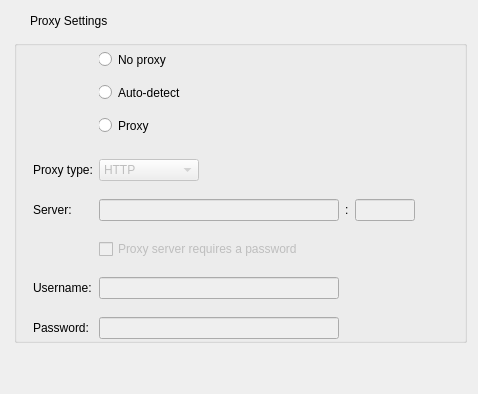
     <widget class="QWidget" name="pProxies">
      <property name="sizePolicy">
       <sizepolicy hsizetype="Preferred" vsizetype="Maximum">
        <horstretch>0</horstretch>
        <verstretch>0</verstretch>
       </sizepolicy>
      </property>
      <layout class="QVBoxLayout" name="verticalLayout_11">
       <property name="spacing">
        <number>12</number>
       </property>
       <property name="leftMargin">
        <number>14</number>
       </property>
       <property name="topMargin">
        <number>14</number>
       </property>
       <item>
        <widget class="QLabel" name="label_8">
         <property name="sizePolicy">
          <sizepolicy hsizetype="Preferred" vsizetype="Maximum">
           <horstretch>0</horstretch>
           <verstretch>0</verstretch>
          </sizepolicy>
         </property>
         <property name="focusPolicy">
          <enum>Qt::StrongFocus</enum>
         </property>
         <property name="styleSheet">
          <string notr="true">padding-left: 13px;</string>
         </property>
         <property name="text">
          <string>Proxy Settings</string>
         </property>
        </widget>
       </item>
       <item>
        <widget class="QGroupBox" name="gProxy">
         <property name="sizePolicy">
          <sizepolicy hsizetype="Preferred" vsizetype="Maximum">
           <horstretch>0</horstretch>
           <verstretch>0</verstretch>
          </sizepolicy>
         </property>
         <property name="title">
          <string/>
         </property>
         <property name="flat">
          <bool>true</bool>
         </property>
         <layout class="QGridLayout" name="gridLayout_2">
          <property name="sizeConstraint">
           <enum>QLayout::SetDefaultConstraint</enum>
          </property>
          <property name="leftMargin">
           <number>16</number>
          </property>
          <property name="topMargin">
           <number>0</number>
          </property>
          <property name="rightMargin">
           <number>9</number>
          </property>
          <property name="bottomMargin">
           <number>1</number>
          </property>
          <property name="horizontalSpacing">
           <number>6</number>
          </property>
          <property name="verticalSpacing">
           <number>18</number>
          </property>
          <item row="8" column="1">
           <widget class="QWidget" name="widget_13" native="true">
            <property name="styleSheet">
             <string notr="true">padding-left: -1px;
</string>
            </property>
            <layout class="QVBoxLayout" name="verticalLayout_19">
             <property name="spacing">
              <number>6</number>
             </property>
             <property name="leftMargin">
              <number>0</number>
             </property>
             <property name="topMargin">
              <number>0</number>
             </property>
             <property name="rightMargin">
              <number>0</number>
             </property>
             <property name="bottomMargin">
              <number>2</number>
             </property>
             <item>
              <widget class="QRadioButton" name="rNoProxy">
               <property name="minimumSize">
                <size>
                 <width>0</width>
                 <height>27</height>
                </size>
               </property>
               <property name="maximumSize">
                <size>
                 <width>16777215</width>
                 <height>27</height>
                </size>
               </property>
               <property name="focusPolicy">
                <enum>Qt::StrongFocus</enum>
               </property>
               <property name="text">
                <string>No proxy</string>
               </property>
              </widget>
             </item>
             <item>
              <widget class="QRadioButton" name="rProxyAuto">
               <property name="minimumSize">
                <size>
                 <width>0</width>
                 <height>27</height>
                </size>
               </property>
               <property name="maximumSize">
                <size>
                 <width>16777215</width>
                 <height>27</height>
                </size>
               </property>
               <property name="focusPolicy">
                <enum>Qt::StrongFocus</enum>
               </property>
               <property name="text">
                <string>Auto-detect</string>
               </property>
               <property name="checked">
                <bool>false</bool>
               </property>
              </widget>
             </item>
             <item>
              <widget class="QRadioButton" name="rProxyManual">
               <property name="minimumSize">
                <size>
                 <width>0</width>
                 <height>27</height>
                </size>
               </property>
               <property name="maximumSize">
                <size>
                 <width>16777215</width>
                 <height>27</height>
                </size>
               </property>
               <property name="focusPolicy">
                <enum>Qt::StrongFocus</enum>
               </property>
               <property name="styleSheet">
                <string notr="true"/>
               </property>
               <property name="text">
                <string>Proxy</string>
               </property>
              </widget>
             </item>
            </layout>
           </widget>
          </item>
          <item row="10" column="1">
           <widget class="QWidget" name="wProxyAddress" native="true">
            <property name="sizePolicy">
             <sizepolicy hsizetype="Preferred" vsizetype="Maximum">
              <horstretch>0</horstretch>
              <verstretch>0</verstretch>
             </sizepolicy>
            </property>
            <layout class="QHBoxLayout" name="horizontalLayout_8">
             <property name="leftMargin">
              <number>0</number>
             </property>
             <property name="topMargin">
              <number>0</number>
             </property>
             <property name="rightMargin">
              <number>0</number>
             </property>
             <property name="bottomMargin">
              <number>0</number>
             </property>
             <item>
              <widget class="QLineEdit" name="eProxyServer">
               <property name="enabled">
                <bool>false</bool>
               </property>
               <property name="minimumSize">
                <size>
                 <width>240</width>
                 <height>0</height>
                </size>
               </property>
               <property name="maximumSize">
                <size>
                 <width>240</width>
                 <height>16777215</height>
                </size>
               </property>
               <property name="inputMethodHints">
                <set>Qt::ImhUrlCharactersOnly</set>
               </property>
               <property name="text">
                <string/>
               </property>
              </widget>
             </item>
             <item>
              <widget class="QLabel" name="lProxyPortSeparator">
               <property name="text">
                <string notr="true">:</string>
               </property>
              </widget>
             </item>
             <item>
              <widget class="QLineEdit" name="eProxyPort">
               <property name="enabled">
                <bool>false</bool>
               </property>
               <property name="maximumSize">
                <size>
                 <width>60</width>
                 <height>16777215</height>
                </size>
               </property>
               <property name="inputMethodHints">
                <set>Qt::ImhDigitsOnly</set>
               </property>
               <property name="text">
                <string/>
               </property>
               <property name="alignment">
                <set>Qt::AlignCenter</set>
               </property>
              </widget>
             </item>
             <item>
              <spacer name="horizontalSpacer_4">
               <property name="orientation">
                <enum>Qt::Horizontal</enum>
               </property>
               <property name="sizeHint" stdset="0">
                <size>
                 <width>40</width>
                 <height>20</height>
                </size>
               </property>
              </spacer>
             </item>
            </layout>
           </widget>
          </item>
          <item row="12" column="0">
           <widget class="QLabel" name="lProxyUsername">
            <property name="focusPolicy">
             <enum>Qt::NoFocus</enum>
            </property>
            <property name="text">
             <string>Username:</string>
            </property>
           </widget>
          </item>
          <item row="13" column="0">
           <widget class="QLabel" name="lProxyPassword">
            <property name="sizePolicy">
             <sizepolicy hsizetype="Preferred" vsizetype="Preferred">
              <horstretch>0</horstretch>
              <verstretch>0</verstretch>
             </sizepolicy>
            </property>
            <property name="focusPolicy">
             <enum>Qt::NoFocus</enum>
            </property>
            <property name="text">
             <string>Password:</string>
            </property>
           </widget>
          </item>
          <item row="12" column="1">
           <widget class="QLineEdit" name="eProxyUsername">
            <property name="enabled">
             <bool>false</bool>
            </property>
            <property name="minimumSize">
             <size>
              <width>240</width>
              <height>0</height>
             </size>
            </property>
            <property name="maximumSize">
             <size>
              <width>240</width>
              <height>16777215</height>
             </size>
            </property>
            <property name="accessibleName">
             <string>Username:</string>
            </property>
            <property name="text">
             <string/>
            </property>
           </widget>
          </item>
          <item row="9" column="0">
           <widget class="QLabel" name="lProxyType">
            <property name="focusPolicy">
             <enum>Qt::StrongFocus</enum>
            </property>
            <property name="text">
             <string>Proxy type:</string>
            </property>
           </widget>
          </item>
          <item row="11" column="1">
           <widget class="QCheckBox" name="cProxyRequiresPassword">
            <property name="enabled">
             <bool>false</bool>
            </property>
            <property name="text">
             <string>Proxy server requires a password</string>
            </property>
           </widget>
          </item>
          <item row="9" column="1">
           <widget class="QComboBox" name="cProxyType">
            <property name="enabled">
             <bool>false</bool>
            </property>
            <property name="sizePolicy">
             <sizepolicy hsizetype="Maximum" vsizetype="Fixed">
              <horstretch>0</horstretch>
              <verstretch>0</verstretch>
             </sizepolicy>
            </property>
            <property name="minimumSize">
             <size>
              <width>100</width>
              <height>0</height>
             </size>
            </property>
            <property name="maximumSize">
             <size>
              <width>16777215</width>
              <height>16777215</height>
             </size>
            </property>
            <item>
             <property name="text">
              <string>HTTP</string>
             </property>
            </item>
           </widget>
          </item>
          <item row="13" column="1">
           <widget class="QLineEdit" name="eProxyPassword">
            <property name="enabled">
             <bool>false</bool>
            </property>
            <property name="minimumSize">
             <size>
              <width>240</width>
              <height>0</height>
             </size>
            </property>
            <property name="maximumSize">
             <size>
              <width>240</width>
              <height>16777215</height>
             </size>
            </property>
            <property name="accessibleName">
             <string>Password:</string>
            </property>
            <property name="text">
             <string/>
            </property>
            <property name="echoMode">
             <enum>QLineEdit::Password</enum>
            </property>
           </widget>
          </item>
          <item row="10" column="0">
           <widget class="QLabel" name="lProxyServer">
            <property name="focusPolicy">
             <enum>Qt::StrongFocus</enum>
            </property>
            <property name="text">
             <string>Server:</string>
            </property>
           </widget>
          </item>
         </layout>
        </widget>
       </item>
       <item>
        <spacer name="verticalSpacer_5">
         <property name="orientation">
          <enum>Qt::Vertical</enum>
         </property>
         <property name="sizeHint" stdset="0">
          <size>
           <width>20</width>
           <height>40</height>
          </size>
         </property>
        </spacer>
       </item>
      </layout>
     </widget>
